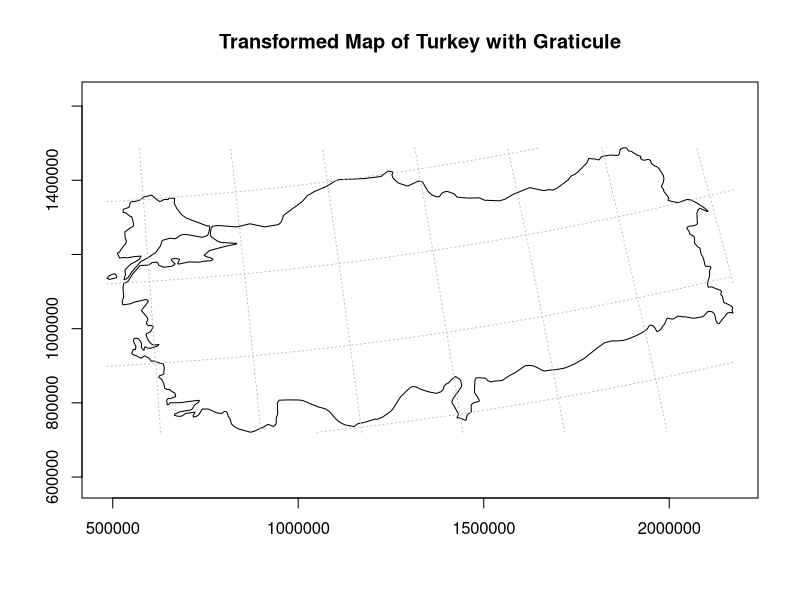
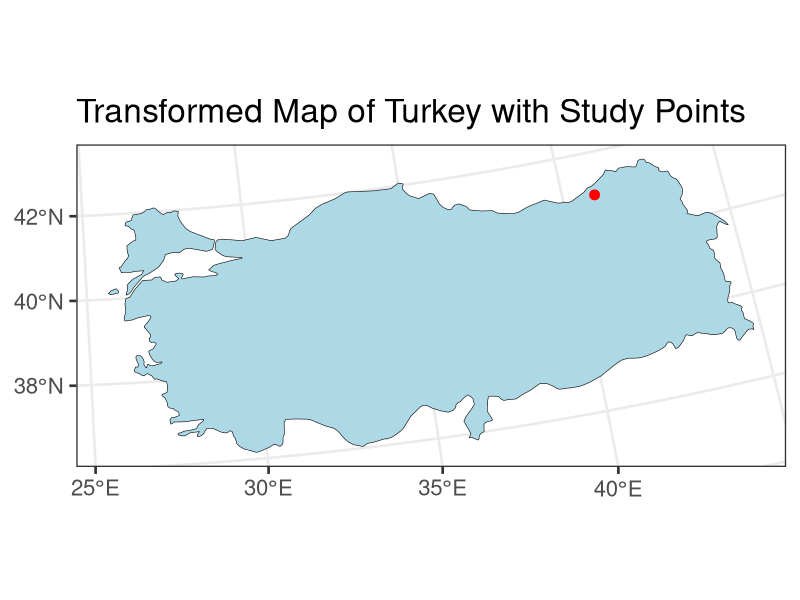

The R source for these figures, in order:
# Load necessary libraries
if (!require("maps")) install.packages("maps", dependencies = TRUE)
if (!require("sf")) install.packages("sf", dependencies = TRUE)
if (!require("ggplot2")) install.packages("ggplot2", dependencies = TRUE)
if (!require("dplyr")) install.packages("dplyr", dependencies = TRUE)
library(maps)
library(sf)
library(ggplot2)
library(dplyr)

# Convert map data of Turkey to sf object
tr <- st_as_sf(map("world", "Turkey", plot = FALSE, fill = TRUE))

# Define Lambert equal area projection (laea)
laea <- st_crs("+proj=laea +lat_0=30 +lon_0=20")  # Lambert equal area

# Transform Turkey map to Lambert equal area
tr <- st_transform(tr, crs = laea)

# Create a graticule for the map
g <- st_graticule(tr, lon = seq(24, 48, 3), lat = seq(34, 44, 2))

# Plot the transformed map with graticules using base R plot
plot(st_geometry(tr), axes = TRUE, main = "Transformed Map of Turkey with Graticule")
plot(st_geometry(g), add = TRUE, col = "gray", lty = "dotted")

# Define points to plot (e.g., study area points)
d_points <- data.frame(long = c(41), lat = c(41)) %>% 
  st_as_sf(coords = c("long", "lat"), crs = 4326) %>% 
  st_transform(crs = laea)

# Use ggplot2 to visualize the transformed map and points
ggplot(data = tr) + 
  geom_sf(fill = "lightblue", color = "black") +
  geom_sf(data = d_points, color = "red", size = 3) +
  theme_bw(base_size = 20) +
  labs(title = "Transformed Map of Turkey with Study Points")
